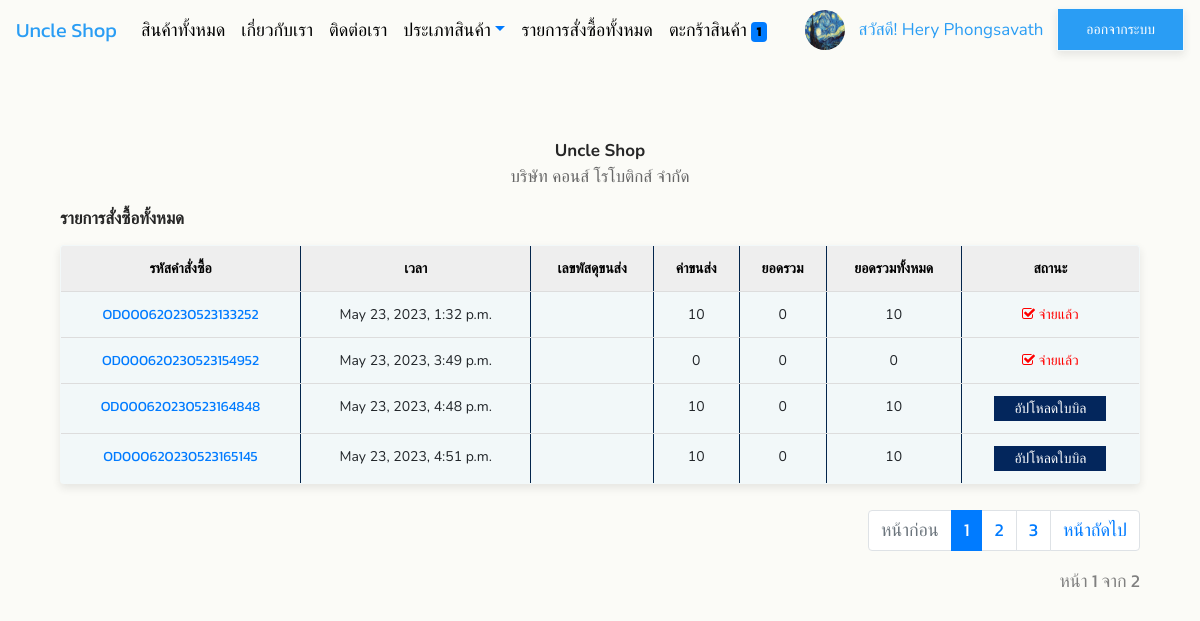
/orderproduct/ (signed in), run on the app's committed database.
### app_uncle_shop/models.py (models this page shows, shortened)
class Profile(models.Model):
    user = models.OneToOneField(User, on_delete=models.CASCADE)
    photo = models.ImageField(upload_to="photoprofile",
                              null=True, blank=True, default='default.png')
    usertype = models.CharField(max_length=100, default='member')
    cartquan = models.IntegerField(default=0)

class OrderPending(models.Model):
    orderid = models.CharField(max_length=100)
    user = models.ForeignKey(User, on_delete=models.CASCADE)
    name = models.CharField(max_length=100)
    tel = models.CharField(max_length=100)
    address = models.TextField()
    shipping = models.CharField(max_length=100)
    payment = models.CharField(max_length=100)
    other = models.TextField(null=True, blank=True)
    stamp = models.DateTimeField(auto_now_add=True, blank=True, null=True)
    paid = models.BooleanField(default=False)
    slip = models.ImageField(upload_to="slip", null=True, blank=True)
    slip_time = models.DateField(null=True, blank=True)
    bank_account = models.CharField(
        max_length=50,
        choices=[('KBank', 'KBank'), ('SCB', 'SCB'),
                 ('TTB', 'TTB'), ('KTB', 'KTB'),
                 ('BBL', 'BBL'), ('BAY', 'BAY'),
                 ('อื่นๆ', 'อื่นๆ'), ],
        default='KBank'
    )
    paymentid = models.CharField(max_length=100, null=True, blank=True)
    tracking_number = models.CharField(max_length=100, null=True, blank=True)

### app_uncle_shop/views.py (the view)
# urls.py: path('orderproduct/', order_prodcut, name='order-product-page'),
def order_prodcut(request):
    username = request.user.username
    user = User.objects.get(username=username)
    context = {}
    order_pending = OrderPending.objects.filter(user=user)
    for od in order_pending:
        orderid = od.orderid
        order_product = OrderProduct.objects.filter(orderid=orderid)
        total = sum([o.total for o in order_product])
        od.total = total
        count = sum([o.quantity for o in order_product])
        if od.shipping == 'flash':
            shipping_cost = sum(
                [20 if i == 0 else 10 for i in range(count)])
        elif od.shipping == 'kerry':
            shipping_cost = sum(
                [20 if i == 0 else 8 for i in range(count)])
        elif od.shipping == 'j&t':
            shipping_cost = sum(
                [20 if i == 0 else 9 for i in range(count)])
        elif od.shipping == 'thailandpost':
            shipping_cost = sum(
                [20 if i == 0 else 12 for i in range(count)])
        else:
            shipping_cost = sum(
                [20 if i == 0 else 11 for i in range(count)])
        if od.payment == 'cod':
            shipping_cost += 10
        od.shipping_cost = shipping_cost
    paginator = Paginator(order_pending, 4)
    page = request.GET.get('page')
    order_pending = paginator.get_page(page)
    context['allorder'] = order_pending
    return render(request, 'app_uncle_shop/order-product.html', context)

### app_uncle_shop/templates/app_uncle_shop/order-product.html (shortened to what this page needs)
{% extends 'app_uncle_shop/index.html' %}
{% load humanize %}
{% block content %}
<!DOCTYPE html>
<html>
  <head>
  </head>
  <body>
    <div class="container">
      <div class="text-color-black">
        <h3>รายการสั่งซื้อทั้งหมด</h3>
      </div>
      <div style="padding: 5px"></div>
      <table class="table">
          <tr style="font-size: 14px;">
            <th>รหัสคำสั่งซื้อ</th>
            <th>เวลา</th>
            <th>เลขพัสดุขนส่ง</th>
            <th>ค่าขนส่ง</th>
            <th>ยอดรวม</th>
            <th>ยอดรวมทั้งหมด</th>
            <th>สถานะ</th>
          </tr>
          {% for od in allorder %}
          <tr style="font-size: 14px;">
            <td><a href="{% url 'my-order-page' od.orderid %}" style="font-size: 14px;">{{od.orderid}}</a></td>
            <td>{{od.stamp}}</td>
            <td>
            </td>
            <td>
              {{od.shipping_cost|intcomma}}
            </td>
            <td>{{od.total|intcomma}}</td>
            <td>
              {{od.total|add:od.shipping_cost|intcomma}}
            </td>
            <td>
              {% if od.paid %}
              <i class="fa fa-check-square-o" style="font-size:14px;color:#ff0000;"> จ่ายแล้ว </i>
              {% else %}
              <a href="{% url 'upload-slip-page' od.orderid %}" class="button-darken-blue">
                อัปโหลดใบบิล
              </a>
              {% endif %}
            </td>
          </tr>
          {% endfor %}
      </table>
      <div style="padding: 5px"></div>
      <ul class="pagination justify-content-end">
        {% if allorder.has_next and allorder.has_previous != True %}
        <li class="page-item disabled"><a class="page-link" href="">
          หน้าก่อน </a>
        </li>
        <li class="page-item active"><a class="page-link" href="?page={{allorder.number}}">{{allorder.number}}</a></li>
        <li class="page-item"><a class="page-link" href="?page={{allorder.number|add:1}}">{{allorder.number|add:1}}</a></li>
        <li class="page-item"><a class="page-link" href="?page={{allorder.number|add:2}}">{{allorder.number|add:2}}</a></li>
        <li class="page-item"><a class="page-link" href="?page={{allorder.next_page_number}}"> หน้าถัดไป </a></li>
        {% endif %}
      </ul>
      <a class="pagination justify-content-end" <i style="font-size:18px;color:grey;"> หน้า {{allorder.number}} จาก {{allorder.paginator.num_pages}} </i></a>
      <div style="padding: 20px"></div>
    </div>
  </body>
  </html>
{% endblock content %}

### app_uncle_shop/templates/app_uncle_shop/index.html (shortened to what this page needs)
{% load static %}
<!DOCTYPE html>
<html lang="en">
  <head>
    <link
      rel="stylesheet"
      href="https://cdn.jsdelivr.net/npm/bootstrap@4.6.1/dist/css/bootstrap.min.css"
    />
    <link rel="stylesheet" href="https://cdnjs.cloudflare.com/ajax/libs/font-awesome/4.7.0/css/font-awesome.min.css">
    <link href="{% static 'css/style.css' %}" rel="stylesheet" />
  </head>
  <body>
    <nav class="navbar navbar-expand-sm bg-lightblue navbar-lightblue">
      <a class="navbar-brand" href="{% url 'home-page' %}"
        ><font color="#2a9df4">Uncle Shop</font></a
      >
      <div class="collapse navbar-collapse" id="collapsibleNavbar">
        <ul class="navbar-nav mr-auto">
          <li class="nav-item">
            <a class="nav-link" href="{% url 'all-product-page' %}"
              ><font color="black">สินค้าทั้งหมด</font>
            </a>
          </li>
          <li class="nav-item">
            <a class="nav-link" href="{% url 'about-page' %}"
              ><font color="black">เกี่ยวกับเรา</font>
            </a>
          </li>
          <li class="nav-item">
            <a class="nav-link" href="{% url 'contact-page' %}"
              ><font color="black">ติดต่อเรา</font></a
            >
          </li>
          <li class="nav-item dropdown">
            <a
              class="nav-link dropdown-toggle"
              href="#"
              id="dropdown01"
              data-toggle="dropdown"
              aria-haspopup="true"
              aria-expanded="false"
              ><font color="black">ประเภทสินค้า</font></a
            >
          </li>
          {% if user.is_authenticated and user.profile.usertype == 'member' %}
          <li class="nav-item">
            <a class="nav-link" href="{% url 'order-product-page' %}"
              ><font color="black">รายการสั่งซื้อทั้งหมด</font>
            </a>
          </li>
          <li class="nav-item">
            <a class="nav-link" href="{% url 'my-cart-page' %}"
              ><font color="black">ตะกร้าสินค้า</font>
              <span class="badge bg-primary"
                ><font color="black">{{user.profile.cartquan}}</font></span
              >
            </a>
          </li>
          {% endif %}
        </ul>
        {% if user.is_authenticated %}
        <img
          src="{{user.profile.photo.url}}"
          width="40"
          height="40"
          class="rounded-circle"
        />&nbsp&nbsp
        <p style="color: #2a9df4; margin: 5px">
          สวัสดี! {{user.first_name}} {{user.last_name}}&nbsp&nbsp
        </p>
        <a class="button-blue" href="{% url 'logout' %}">ออกจากระบบ</a>
        {% else %}
        <a class="button-blue" href="{% url 'register-page' %}"
          >สมัครสมาชิก</a
        >&nbsp&nbsp&nbsp
        <a class="button-blue" href="{% url 'login' %}">เข้าสู่ระบบ</a>
        {% endif %}
      </div>
    </nav>
    <div style="padding: 20px"></div>
    <div style="padding: 20px"></div>
    <div class="text-center">
      <h3>Uncle Shop</h3>
      <p>
        บริษัท คอนส์ โรโบติกส์ จำกัด
      </p>
    </div>
    <div class="container" style="margin-top: 20px;">
    {% block content %}
    {% endblock content %}
    </div>
  </body>
</html>

### static/css/style.css (style rules this page uses)
body { font-family: "Kanit", sans-serif; font-size: 16px; font-weight: normal; background: #fbfbf7; height: 100%; font-family: Arial; }
.text-color-black { color: black; }
a { font-family: "Kanit", sans-serif; font-size: 18px; }
.text-center { color: black; }
table { border-collapse: collapse; width: 100%; background-color: #f2f2f2; }
th, td { border: 1px solid #03254c; padding: 8px; text-align: center; border-bottom: 1px solid #ddd; }
th { background-color: #eee; color: black; }
* { transition: all 0.3s ease-out; }
.button-darken-blue { background-color: #03265c; border: none; color: white; padding: 2px 20px; text-align: center; text-decoration: none; display: inline-block; font-size: 14px; }

### data on the page
OrderPending: orderid "OD000620230523133252", stamp "May 23, 2023, 1:32 p.m.", shipping_cost "10", total "0", total|add "10", paid "จ่ายแล้ว"
OrderPending: orderid "OD000620230523154952", stamp "May 23, 2023, 3:49 p.m.", shipping_cost "0", total "0", total|add "0", paid "จ่ายแล้ว"
OrderPending: orderid "OD000620230523164848", stamp "May 23, 2023, 4:48 p.m.", shipping_cost "10", total "0", total|add "10", paid "อัปโหลดใบบิล"
OrderPending: orderid "OD000620230523165145", stamp "May 23, 2023, 4:51 p.m.", shipping_cost "10", total "0", total|add "10", paid "อัปโหลดใบบิล"

### other printed values
{{ user.profile.cartquan }} "1"
{{ user.first_name }} "Hery"
{{ user.last_name }} "Phongsavath"
{{ allorder.number }} "1"
{{ allorder.number|add:1 }} "2"
{{ allorder.number|add:2 }} "3"
{{ allorder.paginator.num_pages }} "2"
